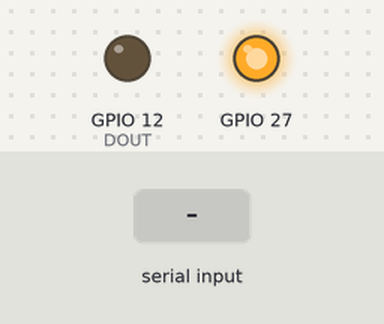
This program was run on a simulated Raspberry Pi (BCM pin numbers). Parts: output pins drawn as LEDs (lit = HIGH). Inputs (shaded band) come from the test bench. The clock reads 2024-03-15 10:24:30 at power-on unless the program sets it; system figures (address, load, memory, disk, uptime) are fixed made-up values; what the program prints to the terminal is not drawn. At 4.8 s the program stops and its outputs stay as they are.

Above: at 1.7 s.
1.8 s: "10" typed at the terminal, then Enter
3.3 s: "5" typed at the terminal, then Enter
4.8 s: "11" typed at the terminal, then Enter
At 5.3 s:
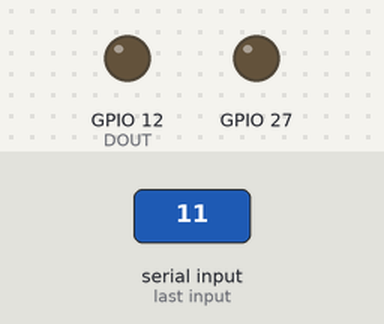
Timing chart, 0 to 6.3 s (numbered marks = the images above; inputs shaded):
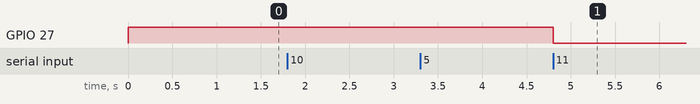

The program:

GP40_demo.py
```python
#!/usr/bin/env python3
# -*- coding: utf-8 -*-
#
#   Raspberry-pi
#   "GP40_demo.py"
#   2019/03/01 R1.0
#   RATOC Systems, Inc. Osaka, Japan
#

import sys
import os
import time
import datetime
import argparse
import math
import requests
#import smbus            #I2C制御用
import spidev           #SPI制御用
import RPi.GPIO as GPIO #GPIO制御用
import json


# グローバル変数
rstr = ["±10V","±5V","±2.5V","±1.25V","±0.5V","0-10V","0-5V","0-2.5V","0-1.25V","0-20mA","NONE"]   # レンジ文字列
chn  = [      0,     1,       2,        3,      11,      5,     6,       7,       15,       6,     0]   # レンジ選択レジスタへ書き込む値のテーブル
chu  = [  0x800, 0x800,   0x800,    0x800,   0x800,  0x000, 0x000,   0x000,    0x000,   0x000, 0x000]   # 実値変換減算値 0x800:バイポーラ 0x000:ユニポーラ
chm  = [   5.00,  2.50,    1.25,    0.625,  0.3125,   2.50,  1.25,   0.625,   0.3125,    5.00,   0.0]   # 実値変換乗算値 1LSB[mV](/[uA])
chr  = [0,0,0,0,0,0,0,0]         # ch0-7の入力レンジ初期値

  # サーバーURL
url="http://192.168.66.121:10080/"    # テスト用サーバー
#url="http://ec2-13-113-194-215.ap-northeast-1.compute.amazonaws.com/"   # デモ運用AWSサーバー


# RPi-GP40初期設定
def init_GP40():
    GPIO.setmode(GPIO.BCM)                                # Use Broadcom pin numbering
    GPIO.setup(27,   GPIO.OUT, initial=GPIO.HIGH )        # RPi-GP40絶縁電源ON
    GPIO.setup(DOUT, GPIO.OUT, initial=GPIO.LOW )         # DOUT端子出力設定 LOW (=OFF:オープン)
    GPIO.setup(DIN,  GPIO.IN,  pull_up_down=GPIO.PUD_OFF) # DIN端子入力設定
    time.sleep(0.5)                                       # 電源安定待ち

# 指定chのレンジ選択レジスタ値を設定
def set_adrange(ch, r):
    wdat = [((5+ch)<<1)|1, r, 0x00, 0x00]     # chの入力レンジ設定
    rdat = spi.xfer2(wdat)

# 指定chのレンジ選択レジスタ値を取得
def get_adrange(ch):
    wdat = [((5+ch)<<1)|0, 0x00, 0x00, 0x00]  # chの入力レンジ取得
    rdat = spi.xfer2(wdat)
    return rdat[2]

# 指定chのAD変換データ取得
def get_addata(ch):
    wdat = [0xc0+(ch<<2), 0x00, 0x00, 0x00]   # ch'ch'をAD変換する
    rdat = spi.xfer2(wdat)                    # ch指定
    rdat = spi.xfer2(wdat)                    # ADデータ取得
    adat = (rdat[2]<<4)+(rdat[3]>>4)          # AD変換値
    return adat

# 指定間隔と回数でch0-7のAD変換実行と結果データをpostする
def post_adc(intv, cnt):                     # intv:表示間隔[sec] cnt:表示回数[回]
    for i in range(cnt):                      # 指定回数繰り返し
        utctime = datetime.datetime.now(datetime.timezone.utc)  # UTC形式現在時刻を取得
        date = utctime.astimezone().isoformat()                 # ISO8601形式(usecあり)変換し、測定時刻とする
        dt_gp40["item"]["data"][0]["date"] = date               # 測定日時
        dt_gp40["item"]["data"][0]["beginning"] = beginning     # 開始日時
        for adc in range(8):                  # ch0-7
            dt_gp40["item"]["data"][0]["ads"][adc]["channel"] = adc     # ch番号 0-7
            if( chr[adc]>8 ):                 # 無効chなら、
                print("%8s ch%d:        [---]" %
                    (rstr[chr[adc]], adc) )   # AD変換なし
                dt_gp40["item"]["data"][0]["ads"][adc]["value"] = "0"     # 無効(0)
                dt_gp40["item"]["data"][0]["ads"][adc]["range"] = "0"     # 無効(±10Vレンジ)
            else:                             # 有効chなら、
                adat = get_addata(adc)        # ch'adc'をAD変換する
                volt = (adat-chu[chr[adc]])*chm[chr[adc]]/1000  # 入力レンジでの実値算出 = (AD変換値-減算値)x乗算値
                print("%8s ch%d:%8.4f[%03X]" %
                    (rstr[chr[adc]], adc, volt, adat) )         # 結果表示
                dt_gp40["item"]["data"][0]["ads"][adc]["value"] = "%d" % (adat)     # AD値
                dt_gp40["item"]["data"][0]["ads"][adc]["range"] = "%d" % (chr[adc]) # 入力レンジ
        r = requests.post( url_gp40, data=json.dumps(dt_gp40), headers=hed )    # post
        print( r )                        # postレスポンスコード表示
        if( cnt>1 ):                      # 複数回なら、
            print("%5d/%d" %(i+1, cnt))   # 回数表示
        if( i<(cnt-1) ):
            time.sleep(intv)              # 表示間隔待ち
            sys.stdout.write("\033[10F")  # カーソルを10行上に移動
            sys.stdout.flush()
    print("")

# 有線LAN(eth0)のMACアドレス取得
def getMAC(interface='eth0'):
    # Return the MAC address of the specified interface
    try:
        str = open('/sys/class/net/%s/address' %interface).read()
    except:
        str = "00:00:00:00:00:00"
    return str[0:17]

###############################
# メイン
###############################
if __name__ == "__main__":
    parser = argparse.ArgumentParser(
                prog='GP40_demo.py',          #プログラムファイル名
                usage='メニュー形式でRPi-GP40を制御します', #使用方法
                description='引数を指定することで直接実行が可能です',
                epilog=     '--------------------------------------------------------------------------',
                add_help=True,
                )
    #引数
    parser.add_argument('-r', '--range', metavar='[R]'  , nargs=8, \
                        help='[R]= 0:±10V 1:±5V 2:±2.5V 3:±1.25V 4:±0.5V 5:0-10V 6:0-5V 7:0-2.5V 8:0-1.25V 以外:無効 ' + \
                             'チャンネル0-7の入力レンジ(0-9)を指定 例: -r 0 0 5 5 6 6 6 8')
    parser.add_argument('-t', '--time',  metavar='[T]'   , nargs=1, \
                        help='[T]= AD変換間隔(1-1000)[秒]を指定 例: -t 1')
    parser.add_argument('-c', '--cnt',  metavar='[C]'   , nargs=1, \
                        help='[C]= AD変換回数(1-1000)[回]を指定 例: -c 100')
    args = parser.parse_args()  #引数確認

    interval = 0                # AD間隔 0:1回 1～1000[秒]
    cnt = 1                     # AD回数

    try:
        # 引数取得
        if( args.range ):           # 入力レンジ
            for adc in range(8):
                chr[adc] = int(args.range[adc], 16)
        if( args.time ):            # AD変換間隔
            interval = int(args.time[0],10)
        if( args.cnt ):             # AD変換回数
            cnt = int(args.cnt[0],10)

        # RaspberryPi SPI機能設定
        spi  = spidev.SpiDev()      # RPi-GP40はSPIを使用
        spi.open(0, 0)              #  SPI0, CEN0 でオープン
        spi.mode = 1                #  SPIクロック設定 CPOL=0(正論理), CPHA=1(H->Lでデータ取り込み)
        spi.max_speed_hz = 17000000 #  SPIクロック最大周波数(17MHz指定)
                                    #   ただし、2018年4月時点のカーネル仕樣では、指定値より実周波数が低くなる
                                    #   17MHz→10.5MHz, 10MHz→6.2MHz, 8MHz→5MHz, 28MHz→15.6MHz
        DOUT = 12                   # デジタル出力 GPIO12(JP8:Default) / GPIO14(JP7)
        DIN  = 13                   # デジタル入力 GPIO13(JP6:Default) / GPIO15(JP5)

        url_gp40 = url+"gp40s.json"      # RPi-GP40(デジタル入力)データ
        dt_gp40 = {             # JSON形式変換用辞書型定義
            "type": "gp40",
            "item": {
                "machine": { "mac": "11:22:33:44:55:66" },
                "data": [
                    {
                    "ads": [
                        { "channel": 0, "value": 0, "range": 0 },
                        { "channel": 1, "value": 0, "range": 0 },
                        { "channel": 2, "value": 0, "range": 0 },
                        { "channel": 3, "value": 0, "range": 0 },
                        { "channel": 4, "value": 0, "range": 0 },
                        { "channel": 5, "value": 0, "range": 0 },
                        { "channel": 6, "value": 0, "range": 0 },
                        { "channel": 7, "value": 0, "range": 0 }
                        ], "date": "2018-09-11T10:43:17+0900", "beginning": "2018-09-11T10:43:17+0900"
                    }
                ]
            }
        }
        dt_gp40["item"]["machine"]["mac"] = getMAC( "eth0" )    # 有線LAN側のMACアドレス取得

        hed = {'content-type': 'application/json'}              # HTTPヘッダー

        print( "RPi-GP40 WEBアプリデモプログラム" )

        # RPi-GP40初期設定
        init_GP40()

        utctime = datetime.datetime.now(datetime.timezone.utc)  # UTC形式現在時刻を取得
        date = utctime.astimezone().isoformat()                 # ISO8601形式(usecあり)変換し、測定開始時刻とする
        beginning = date

        # 入力レンジ設定
        for adc in range(8):
            if( chr[adc]<=9 ):      # 有効chなら、
                set_adrange(adc, chn[chr[adc]])     # ch'c'の入力レンジ設定

        # 引数による直接実行形式
        if( interval != 0 ):        # 引数指定があれば、
            post_adc(interval,cnt)  # interval間隔でcnt回AD変換値をpostする
            GPIO.output(27, False)  # RPi-GP40の絶縁電源OFF
            GPIO.cleanup()
            sys.exit()              # プログラム終了

        # 引数なしのメニュー実行形式
        while True:

            # 各chの入力レンジ設定値表示
            print("ch:レンジ= 0:%s, 1:%s, 2:%s, 3:%s, 4:%s, 5:%s, 6:%s, 7:%s" %
                (rstr[chr[0]], rstr[chr[1]], rstr[chr[2]], rstr[chr[3]], rstr[chr[4]], rstr[chr[5]], rstr[chr[6]], rstr[chr[7]]) )

            # メニュー表示
            menu = input("0-7:chレンジ設定, a:単一AD変換, b:連続AD変換, e:終了 >")
            c = int(menu, 16)

            # '0'～'7' ch入力レンジ設定
            if( (c>=0)and(c<=7) ):
                print("入力レンジ 0:±10V 1:±5V 2:±2.5V 3:±1.25V 4:±0.5V 5:0-10V 6:0-5V 7:0-2.5V 8:0-1.25V a:無効")
                d = input("ch%d 入力レンジ >" % c )
                chr[c] = int(d, 16)
                if( chr[c] <= 8 ):
                    set_adrange(c, chn[chr[c]])     # ch'c'の入力レンジ設定

            # 'a' 単一AD変換
            if( c==10 ):
                post_adc(0, 1)     # 間隔0で1回AD変換値をpostする

            # 'b' 連続AD変換
            if( c==11 ):
                i = input(" 連続AD変換 間隔 1-1000[秒] >")
                interval = int(i)
                i = input(" 連続AD変換 回数 1-1000[回] >")
                cnt = int(i)
                post_adc(interval, cnt) # interval間隔でcnt回AD変換値をpostする

            # 'e' 終了
            if( c==14 ):
                break

    # 例外処理
    except KeyboardInterrupt:       # CTRL-C キーが押されたら、
         print( "中断しました" )    # 中断
    except Exception:               # その他の例外発生時
         print( "エラー" )          # エラー
    GPIO.output(27, False)          # RPi-GP40の絶縁電源OFF
    GPIO.cleanup()
    sys.exit()                      # プログラム終了
```

Measured:
- after the input at 1.8 s, every drawn part: stays the same
- after the input at 3.3 s, every drawn part: stays the same
- after the input at 4.8 s, GPIO 27: HIGH → LOW at once
